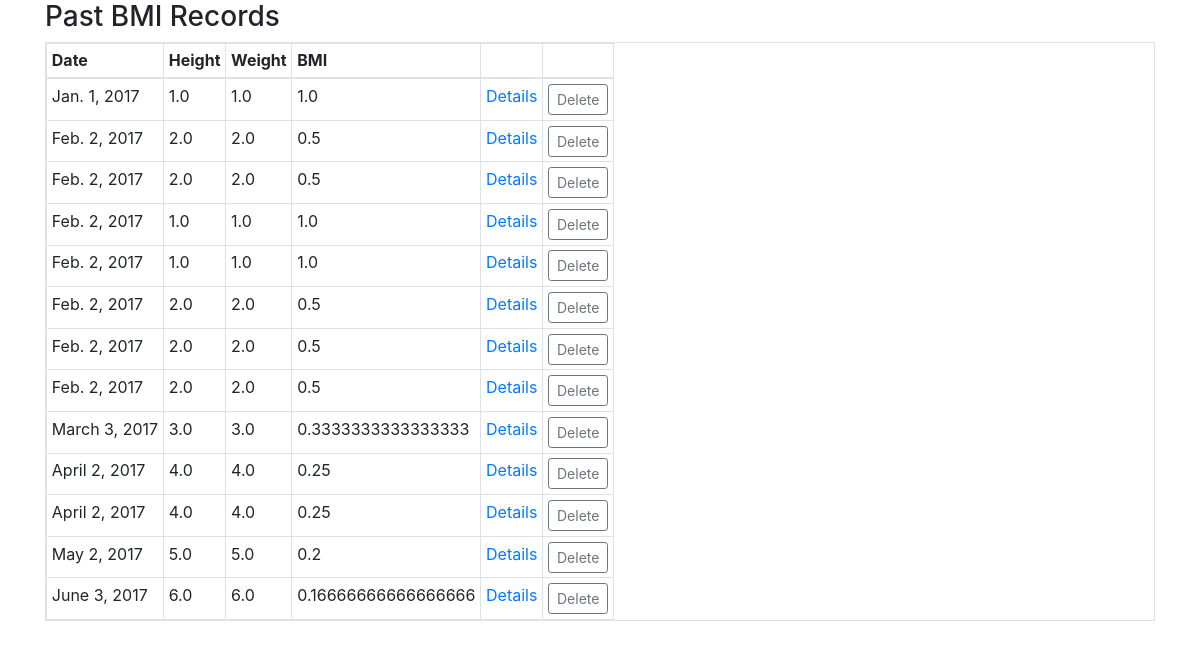
Page /measurements/ on the earlier database version.
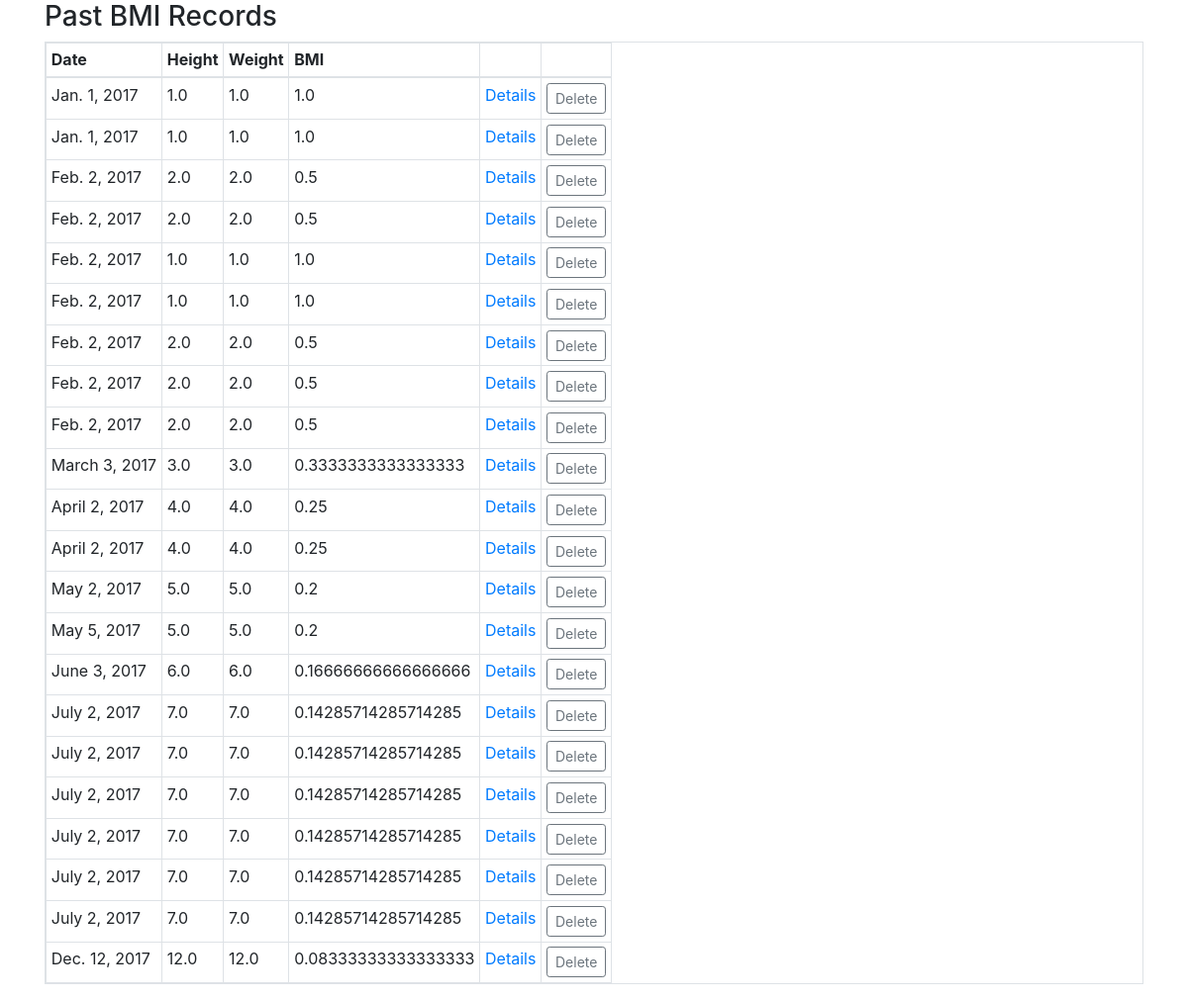
Same page on the later database version.
### core/models.py (models this page shows)
class BmiMeasurement(models.Model):
    height_in_meters = models.FloatField()
    weight_in_kg = models.FloatField()
    measured_at = models.DateField()
    def bmi(self):
        return self.weight_in_kg / self.height_in_meters ** 2

### core/views.py (the view)
# urls.py: url(r'^measurements/$', views.measurements, name="all_measurements"),
def measurements(request):
    measurements = BmiMeasurement.objects.order_by("measured_at").all()
    return render(request, "measurements.html", {"measurements": measurements})

### core/templates/measurements.html (shortened to what this page needs)
{% extends "layout.html" %}
{% block body %}
<h3>
  Past BMI Records
</h3>
<table class="table table-responsive table-bordered table-hover table-sm">
  <thead class="thead-inverse">
    <tr>
      <th>Date</th>
      <th>Height</th>
      <th>Weight</th>
      <th>BMI</th>
      <th></th>
      <th></th>
    </tr>
  </thead>
  {% for measurement in measurements %}
  <tr>
    <td>{{ measurement.measured_at }}</td>
    <td>{{ measurement.height_in_meters }}</td>
    <td>{{ measurement.weight_in_kg }}</td>
    <td>{{ measurement.bmi }}</td>
    <td><a href="{% url 'delete_measurement' id=measurement.id %}">Details</a></td>
    <td class="text-center">
      <form action="/measurements/{{measurement.id}}/" method="post">
			  <input type="submit" class="btn btn-sm btn-outline-secondary btn-block" value="Delete">
			</form>
    </td>
  </tr>
  {% endfor %}
</table>
{% endblock %}

Differences in the rows shown:
added BmiMeasurement: measured_at "Jan. 1, 2017", height_in_meters "1.0", weight_in_kg "1.0", bmi "1.0"
added BmiMeasurement: measured_at "May 5, 2017", height_in_meters "5.0", weight_in_kg "5.0", bmi "0.2"
added BmiMeasurement: measured_at "July 2, 2017", height_in_meters "7.0", weight_in_kg "7.0", bmi "0.14285714285714285"
added BmiMeasurement: measured_at "July 2, 2017", height_in_meters "7.0", weight_in_kg "7.0", bmi "0.14285714285714285"
added BmiMeasurement: measured_at "July 2, 2017", height_in_meters "7.0", weight_in_kg "7.0", bmi "0.14285714285714285"
added BmiMeasurement: measured_at "July 2, 2017", height_in_meters "7.0", weight_in_kg "7.0", bmi "0.14285714285714285"
added BmiMeasurement: measured_at "July 2, 2017", height_in_meters "7.0", weight_in_kg "7.0", bmi "0.14285714285714285"
added BmiMeasurement: measured_at "July 2, 2017", height_in_meters "7.0", weight_in_kg "7.0", bmi "0.14285714285714285"
added BmiMeasurement: measured_at "Dec. 12, 2017", height_in_meters "12.0", weight_in_kg "12.0", bmi "0.08333333333333333"
